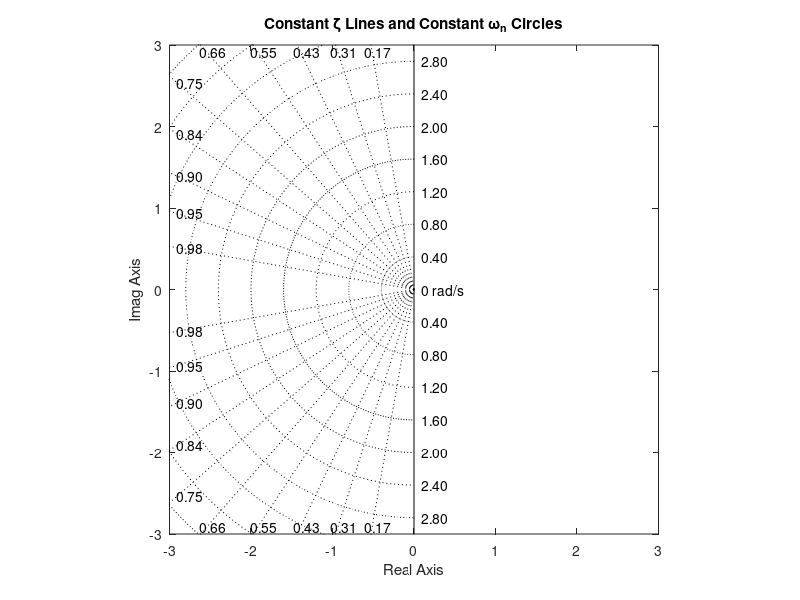

Write the MATLAB code that produced this figure.

v = [-3 3 -3 3]; axis(v); axis('square')
sgrid
title('Constant \zeta Lines and Constant \omega_n Circles')
xlabel('Real Axis')
ylabel('Imag Axis')